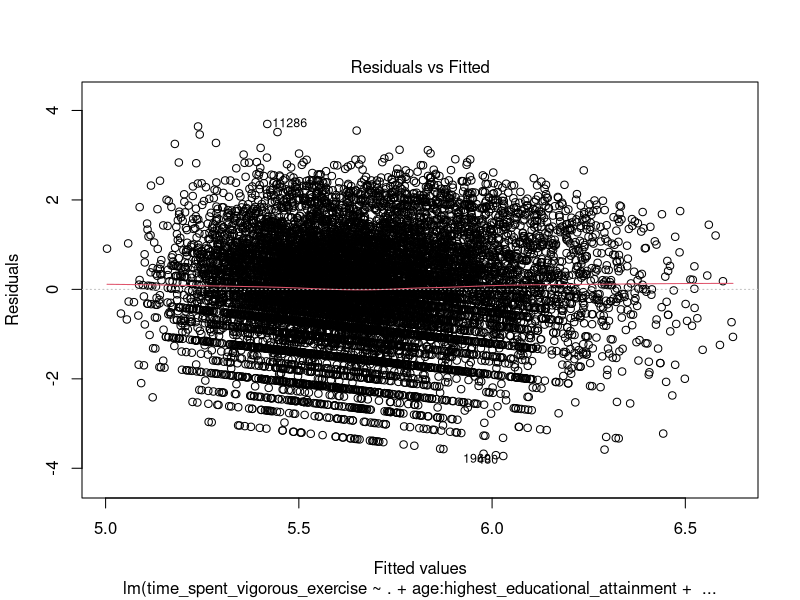
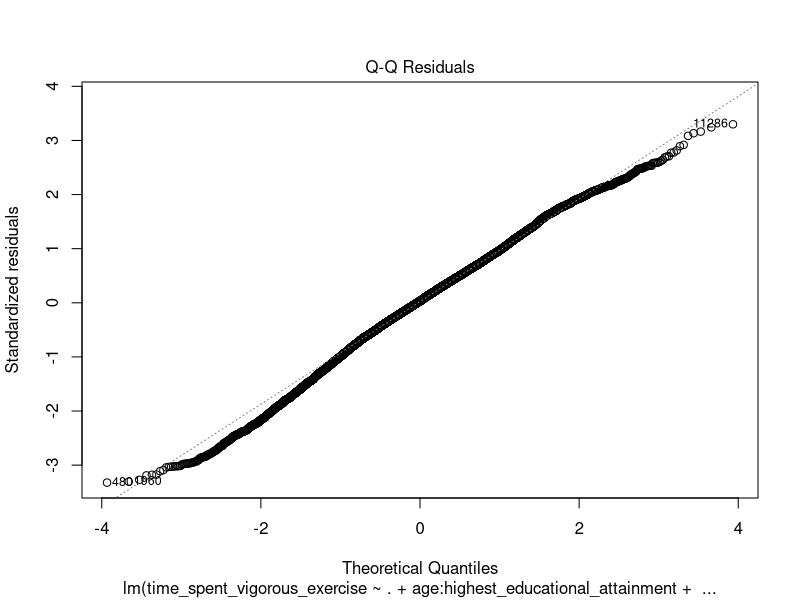
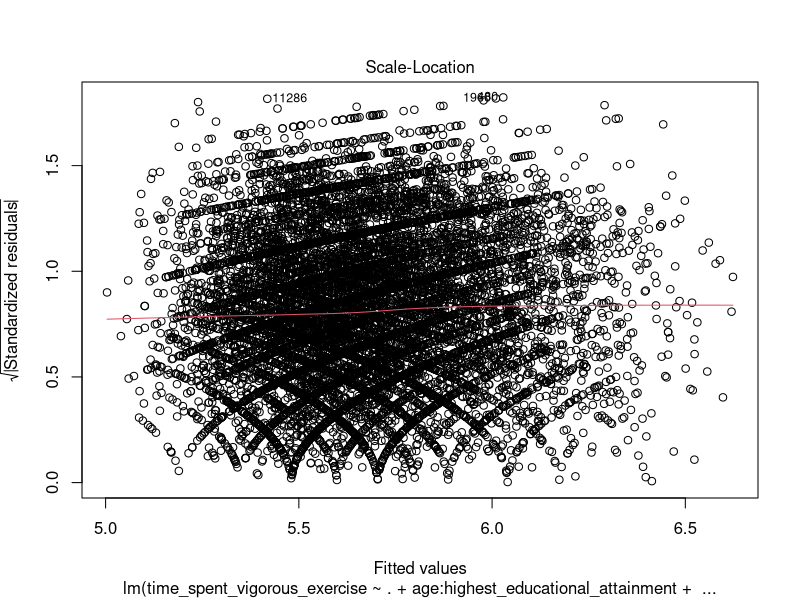
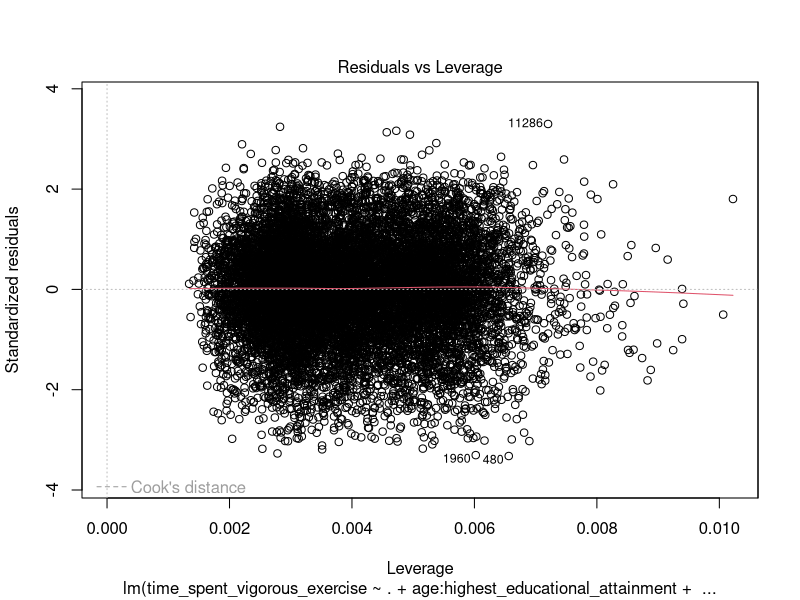
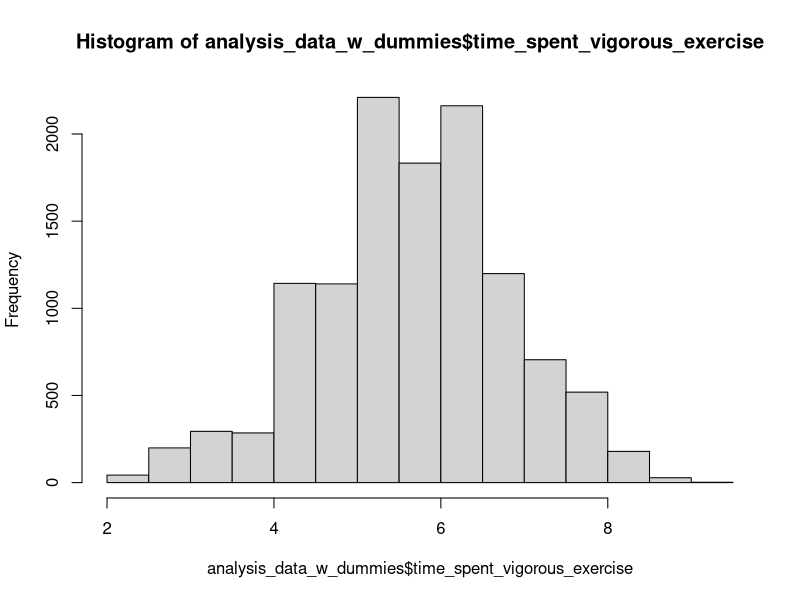

Write the R code that produced these figures, in order. (Note: this script raises an error after producing the figures.)
#### Preamble ####
# Purpose: Models... [...UPDATE THIS...]
# Author: Rohan Alexander [...UPDATE THIS...]
# Date: 11 February 2023 [...UPDATE THIS...]
# Contact: rohan.alexander@utoronto.ca [...UPDATE THIS...]
# License: MIT
# Pre-requisites: [...UPDATE THIS...]
# Any other information needed? [...UPDATE THIS...]


#### Workspace setup ####
library(tidyverse)
library(fastDummies)

#### Read data ####
analysis_data <- read_csv("../data/02-analysis_data/analysis_data.csv") |>
  filter(time_spent_vigorous_exercise != 0)  |>
  mutate(#health_region = factor(health_region),
         time_spent_vigorous_exercise = log(time_spent_vigorous_exercise)) |>
  select(-province)

# run this if generated column names are in scientific notation
# options(scipen=0)
analysis_data_w_dummies <- dummy_cols(analysis_data, select_columns='health_region', remove_first_dummy = TRUE) |>
  select(-health_region)


### Initial linear regression model ####
#
# predictors: all + interaction terms
# interaction term: 
#    1. age:highest_educational_attainment
#    2. age:sex
#    3. sex:personal_income

original_lmmodel <- lm(time_spent_vigorous_exercise ~ . +
              age:highest_educational_attainment +
              age:sex +
              sex:personal_income,
                          # age+ 
                          # highest_educational_attainment+
                          # personal_income+
                          # smoked_hundred_cigarettes+
                          # # perceived_work_stress+
                          # # illicit_drug_use+
                          # health_region +
                          # num_alc_drank_12m,
              data = analysis_data_w_dummies)

# obtain summary plots to check linear regression assumptions
# 1. normality of sampling distribution
# 2. homoscedasticity (random variance)
# 3. independance of residuals 
plot(original_lmmodel)

# obtain summary plots 
summary(original_lmmodel)

# obtain histogram of response variable (log)
hist(analysis_data_w_dummies$time_spent_vigorous_exercise)

predictors <- colnames(analysis_data_w_dummies |>
  select(-time_spent_vigorous_exercise))

p_value_vec <- c()
for (pred in predictors) {
  reduced_data <- analysis_data_w_dummies |> select(-all_of(pred)) 
  
  # age:highest_educational_attainment +
  #   age:sex +
  # sex:personal_income
  if (pred == 'age') {
    reduced_model <- lm(time_spent_vigorous_exercise ~ .+sex:personal_income, data = reduced_data)
  } else if (pred == 'highest_educational_attainment') {
    reduced_model <- lm(time_spent_vigorous_exercise ~ . + age:sex + sex:personal_income, data = reduced_data)
  } else if (pred == 'sex') {
    reduced_model <- lm(time_spent_vigorous_exercise ~ . + age:highest_educational_attainment, data = reduced_data)
  } else if (pred == 'personal_income') {
    reduced_model <- lm(time_spent_vigorous_exercise ~ . + age:highest_educational_attainment + age:sex, data = reduced_data) 
  } else {
    reduced_model <- lm(time_spent_vigorous_exercise ~ ., data = reduced_data)
  }
  
  partial_f_test_p_value <- anova(reduced_model, original_lmmodel)$`Pr(>F)`[2]
  p_value_vec <- c(p_value_vec, partial_f_test_p_value)
}

p_value_tibble <- tibble(
  predictors,
  p_value = p_value_vec
)

# based on this, we shouldn't eliminate any features but our complexity is now 
view(p_value_tibble)

# use BIC instead as it penalises complex models while minimising errors
final_model <- step(original_lmmodel, direction = 'backward', k = log(nrow(analysis_data_w_dummies)))

# reporting BIC value of original and final model
# difference greater than 10 suggest signicant improvement
BIC(original_lmmodel)
BIC(final_model) 

# note for model goodness of fit:
# R2 and adjusted R2 might not be reliable 
summary(final_model)


#### Save model ####
saveRDS(
  final_model,
  file = "../models/final_model.rds"
)
